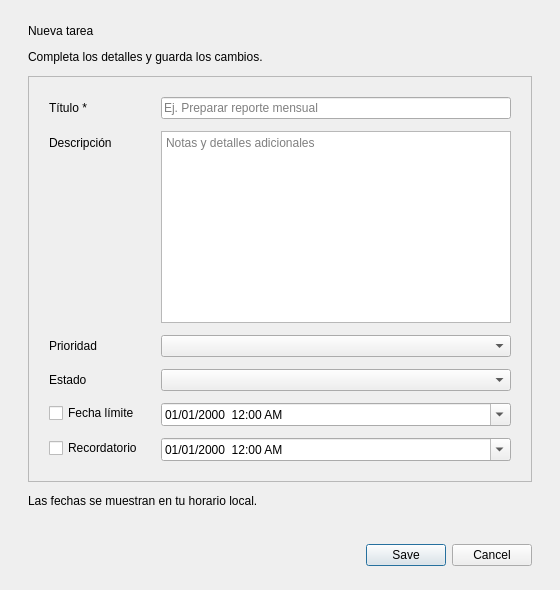
<?xml version="1.0" encoding="UTF-8"?>
<ui version="4.0">
 <class>TaskDialog</class>
 <widget class="QDialog" name="TaskDialog">
  <property name="windowModality"><enum>Qt::WindowModal</enum></property>
  <property name="geometry"><rect><x>0</x><y>0</y><width>560</width><height>590</height></rect></property>
  <property name="minimumSize"><size><width>520</width><height>560</height></size></property>
  <property name="windowTitle"><string>Nueva tarea</string></property>
  <layout class="QVBoxLayout" name="rootLayout">
   <property name="leftMargin"><number>28</number></property><property name="topMargin"><number>24</number></property><property name="rightMargin"><number>28</number></property><property name="bottomMargin"><number>24</number></property><property name="spacing"><number>12</number></property>
   <item><widget class="QLabel" name="dialogTitleLabel"><property name="text"><string>Nueva tarea</string></property></widget></item>
   <item><widget class="QLabel" name="dialogSubtitleLabel"><property name="text"><string>Completa los detalles y guarda los cambios.</string></property></widget></item>
   <item><widget class="QFrame" name="formCard"><property name="frameShape"><enum>QFrame::StyledPanel</enum></property>
    <layout class="QFormLayout" name="formLayout"><property name="horizontalSpacing"><number>18</number></property><property name="verticalSpacing"><number>12</number></property><property name="leftMargin"><number>20</number></property><property name="topMargin"><number>20</number></property><property name="rightMargin"><number>20</number></property><property name="bottomMargin"><number>20</number></property>
     <item row="0" column="0"><widget class="QLabel" name="titleLabel"><property name="text"><string>Título *</string></property></widget></item>
     <item row="0" column="1"><widget class="QLineEdit" name="titleEdit"><property name="maxLength"><number>120</number></property><property name="placeholderText"><string>Ej. Preparar reporte mensual</string></property></widget></item>
     <item row="1" column="0"><widget class="QLabel" name="descriptionLabel"><property name="text"><string>Descripción</string></property></widget></item>
     <item row="1" column="1"><widget class="QPlainTextEdit" name="descriptionEdit"><property name="maximumHeight"><number>120</number></property><property name="placeholderText"><string>Notas y detalles adicionales</string></property></widget></item>
     <item row="2" column="0"><widget class="QLabel" name="priorityLabel"><property name="text"><string>Prioridad</string></property></widget></item>
     <item row="2" column="1"><widget class="QComboBox" name="priorityComboBox"/></item>
     <item row="3" column="0"><widget class="QLabel" name="statusLabel"><property name="text"><string>Estado</string></property></widget></item>
     <item row="3" column="1"><widget class="QComboBox" name="statusComboBox"/></item>
     <item row="4" column="0"><widget class="QCheckBox" name="dueCheckBox"><property name="text"><string>Fecha límite</string></property></widget></item>
     <item row="4" column="1"><widget class="QDateTimeEdit" name="dueDateTimeEdit"><property name="calendarPopup"><bool>true</bool></property><property name="displayFormat"><string>dd/MM/yyyy  hh:mm AP</string></property></widget></item>
     <item row="5" column="0"><widget class="QCheckBox" name="reminderCheckBox"><property name="text"><string>Recordatorio</string></property></widget></item>
     <item row="5" column="1"><widget class="QDateTimeEdit" name="reminderDateTimeEdit"><property name="calendarPopup"><bool>true</bool></property><property name="displayFormat"><string>dd/MM/yyyy  hh:mm AP</string></property></widget></item>
    </layout>
   </widget></item>
   <item><widget class="QLabel" name="hintLabel"><property name="text"><string>Las fechas se muestran en tu horario local.</string></property></widget></item>
   <item><spacer name="verticalSpacer"><property name="orientation"><enum>Qt::Vertical</enum></property><property name="sizeHint"><size><width>20</width><height>20</height></size></property></spacer></item>
   <item><widget class="QDialogButtonBox" name="buttonBox"><property name="standardButtons"><set>QDialogButtonBox::Cancel|QDialogButtonBox::Save</set></property></widget></item>
  </layout>
 </widget>
 <resources/>
 <connections/>
</ui>
